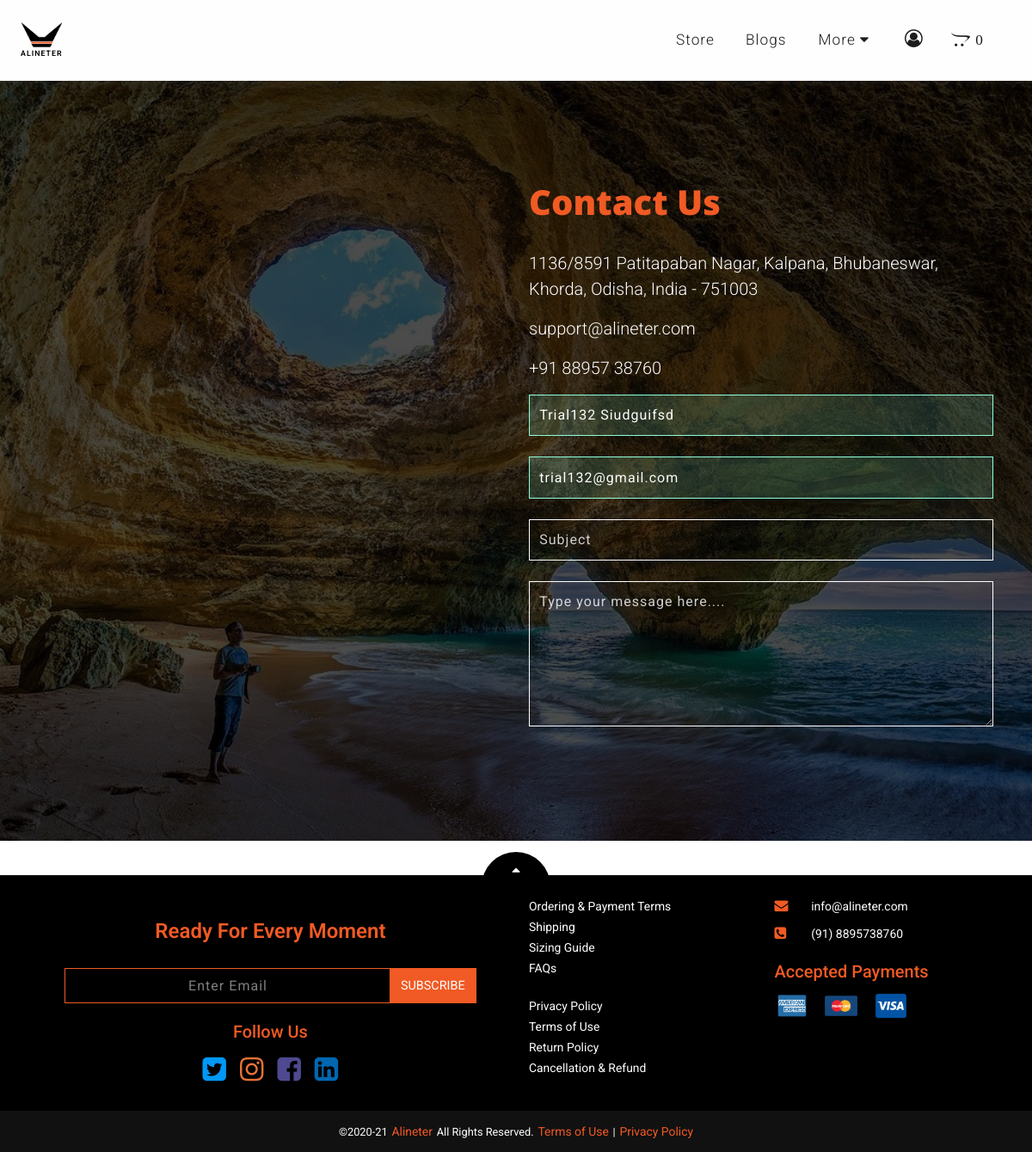
The app's page /company/contact/ (signed in) with its own data.
### company/models.py (models this page shows, shortened)
class CompanyEmailHelpline(models.Model):
	company = models.ForeignKey(Company, on_delete=models.CASCADE)
	helpline = models.CharField(verbose_name='Helpline Type', max_length=20)
	email = models.EmailField(verbose_name='Email')
	class Meta:
		verbose_name_plural = 'Company email helpline'

### accounts/models.py (models this page shows, shortened)
class User(AbstractBaseUser):
	id = models.UUIDField(default=uuid.uuid4, primary_key=True, unique=True, editable=False)
	email = models.EmailField(verbose_name='Email address', max_length=60, unique=True)
	username = models.CharField(verbose_name='Username', max_length=50, blank=True, null=True)
	first_name = models.CharField(verbose_name='First name', max_length=30)
	last_name = models.CharField(verbose_name='Last name', max_length=30)
	verified_user = models.BooleanField(verbose_name='Verfied User', default=False)
	date_joined = models.DateTimeField(verbose_name='Date joined', auto_now_add=True)
	last_login = models.DateTimeField(verbose_name='Last login', auto_now=True)
	is_admin = models.BooleanField(verbose_name='Admin', default=False)
	is_superuser = models.BooleanField(verbose_name='Superuser', default=False)
	is_active = models.BooleanField(verbose_name='Active user', default=True)
	is_staff = models.BooleanField(verbose_name='Staff', default=False)
	groups = models.ManyToManyField(Group)
	USERNAME_FIELD = 'email'
	REQUIRED_FIELDS = ['first_name', 'password']
	objects = UserManager()
	def get_full_name(self):
		return f'{self.first_name} {self.last_name if self.last_name else ""}'

### company/views.py (the view, shortened to what this page needs)
# urls.py: path('contact/', views.contact, name='contact'),
def contact(request):
	company = Company.objects.first()
	company_address = company.companyaddress.get_address()
	company_support_email = company.companyemailhelpline_set.all().get(helpline='support')
	company_telephone = company.companytelephonehelpline_set.all().get(helpline='call')
	context = {
		'address':company_address,
		'support_email': company_support_email,
		'telephone': company_telephone
	}
	return render(request, 'company/contact.html', context)

### company/models.py (called while the page is built)
	def get_address(self):
		return f'{self.street}, {self.city}, {self.district}, {self.state}, {self.country} - {self.pin}'

### company/templates/company/contact.html (shortened to what this page needs)
{% extends 'home/base.html' %}
{% load static %}
{% block css_link %}
  <link rel="stylesheet" type="text/css" href="{% static 'css/contact.css' %}?{% now 'U' %}">
{% endblock css_link %}
{% block page_content %}
  <section id="contact-us" class="w-100 scroll-reveal-content">
    <div class="overlay-bg"></div>
    <div class="container">
      <div class="row">
        <div class="col-lg-6 col-md-6 col-sm-12 order-lg-1 order-md-1 order-sm-2 left reach-us">
          <div class="container-fluid reach-us-wrapper reveal__from-top">
            <div class="company-direction-map load-gradient">
               <iframe src="https://www.google.com/maps/embed?pb=!1m18!1m12!1m3!1d3742.6132635498093!2d85.8593507142207!3d20.27486778641156!2m3!1f0!2f0!3f0!3m2!1i1024!2i768!4f13.1!3m3!1m2!1s0x3a19a1971bb4bf43%3A0x6e27b0b1679143be!2sAlineter%20Lifestyle%20Industry%20Private%20Limited!5e0!3m2!1sen!2sin!4v1618118704150!5m2!1sen!2sin" width="100%" height="670" style="border:0;" allowfullscreen="true" loading="lazy" class="gmap_canvas"  onload="this.parentElement.classList.remove('load-gradient')"></iframe>
            </div>
          </div>
        </div>
        <div class="col-lg-6 col-md-6 col-sm-12 order-lg-2 order-md-2 order-sm-1 right contact-us">
          <div class="d-flex flex-column contact-us-wrapper">
            <div class="head">
              <h1 class="reveal__from-bottom">Contact Us</h1>
            </div><br>
            <div class="support-detail">
              <p class="lead address reveal__from-bottom">{{ address }}</p>
              <p class="lead mail-support reveal__from-bottom">
                <a href="mailto:{{ support_email.email }}">{{ support_email.email }}</a>
              </p>
              <p class="lead telephone-support reveal__from-bottom">
                <a href="tel:+91 {{ telephone.telephone }}"></a>
              </p>
            </div>
            <div class="mail-us">
              {% if not messages %}
                <form method="post" action="{% url 'company:contact' %}" id="contact-us-form">
                  <div class="d-flex flex-column">
                    <div class="reveal__from-bottom">
                      {% if not request.user.is_authenticated %}
                        <input type="text" name="mailer-name" class="user-input input--s2 w-100" placeholder="Name Surname" spellcheck="false" onkeyup="ifValid(this, 0)" required/>
                      {% else %}
                        <input type="text" name="mailer-name" class="user-input input--s2 w-100 fulfilled--all" placeholder="Name Surname" spellcheck="false" onkeyup="ifValid(this, 0)" required value='{{ request.user.get_full_name }}' data-fulfill='true' readonly />
                      {% endif %}
                    </div><br>
                    <div class="reveal__from-bottom">
                      {% if not request.user.is_authenticated %}
                        <input type="email" name="mailer-email" class="user-input input--s2 w-100" placeholder="Email" spellcheck="false" onkeyup="ifValid(this, 2)" required/>
                      {% else %}
                        <input type="email" name="mailer-email" class="user-input input--s2 w-100 fulfilled--all" placeholder="Email" spellcheck="false" onkeyup="ifValid(this, 2)" required value='{{ request.user.email }}' data-fulfill='true' readonly />
                      {% endif %}
                    </div><br>
                    <div class="reveal__from-bottom">
                      <input type="text" name="mail-subject" class="user-input input--s2 w-100" placeholder="Subject" spellcheck="false" autocomplete="off" onkeyup="ifValid(this, 0)" required/>
                    </div><br>
                    <div class="reveal__from-bottom">
                      <textarea class="user-input textarea--s1 w-100 rounded-0" name="mail-content" spellcheck="false" rows=6 placeholder="Type your message here...." onkeyup="ifValid(this, 0)" required></textarea>
                    </div><br>
                  </div>
                </form>
              {% else %}
                {% for message in messages %}
                  <h1 class="txt-primary mt-5">{{ message }}</h1>
                {% endfor %}
              {% endif %}
            </div>
          </div>
        </div>
      </div>
    </div>
  </section>
{% endblock page_content %}

### static/css/style.css (style rules this page uses)
:root { --bg-primary:#F15A24; --bg-secondary:#000000; --bg-tertiary:#1C1C1C; --bg-grey:#707070; --bg-light:#FEFEFE; --ff-primary:'Nunito', sans-serif; --ff-secondary:'Nunito Sans', sans-serif; --ff-tertiary:'Open Sans', sans-serif; --ff-roboto:'Roboto', sans-serif; --lg-padding:5% 2.4%; --lg-padding-inverse:2.4% 5%; --md-padding:4% 1.4%; --md-padding-inverse:1.4% 4%; --sm-padding:2% 1%; --sm-padding-inverse:1% 2%; --facebook:#4E4990; --instagram:#E67135; --linkedin:#0067B1; --pinterest:#DC0000; --twitter:#0098F4; --whatsapp:#3FB031; }
body { padding:0; margin:0; }
.scroll-reveal-content { overflow:hidden; }

### static/css/input-styles.css (style rules this page uses)
.input--s1, .input--s2, .textarea--s1 { padding:0.7em; border:0; border-style:solid; }
.input--s2, .textarea--s1 { border-width:1px; border-radius:3px; }

### static/css/footer.css (style rules this page uses)
.input--s2 { border-radius:0; }

### static/css/contact.css (style rules this page uses)
section#contact-us { padding:var(--lg-padding); background-color:var(--bg-secondary); background-image:url("../images/explorer-bg-1-1280.jpg"); background-size:cover; background-repeat:no-repeat; background-position:center; position:relative; }
#contact-us :is(.overlay-bg) { position:absolute; top:0; left:0; width:100%; height:100%; background:rgba(0, 0, 0, 0.7); }
.reach-us, .contact-us { margin-top:5%; }
.contact-us .head > h1 { font-weight:800; color:var(--bg-primary); }
.support-detail p { color:var(--bg-light); }
.user-input { color:var(--bg-light); border-width:1.5px; border-color:var(--bg-light); letter-spacing:1.02px; background:transparent; }
.user-input::placeholder { color:var(--bg-light); opacity:0.8; }
.mail-support > a, .telephone-support > a { color:var(--bg-light); }
.gmap_canvas { overflow:hidden; height:650px; width:100%; }

### static/css/input-validation.css (style rules this page uses)
.fulfilled--all { background:rgba(140, 255, 218, 0.15); border-color:rgba(140, 255, 218, 1); }

### static/css/utility.css (style rules this page uses)
.btn, .fancy-effects::after, .input--s1, .input--s2, .textarea--s1, .input--s1::placeholder, .input--s2::placeholder, .textarea--s1::placeholder, #navigation, #slide-navigation, #navigation .nav-link, .site-links .nav-link, .logo-text, .toggle-btn, .bar, .scroll-horizontal.to-top > .btn, #footer .link, .usp-box, .usp-icon, .usp-tag, .q-product-card, .q-product-body, .q-product-card .q-product-img, .reviews-nav, .more-reviews-container, .toggle-pwd-eye, .step, .upload-media-btn :is( img, p), input[name="q"], input[name="q"] + .fa-times, .category-dropbtn > .fa-caret-down, .helpline, .rating-icon { transition:0.2s ease-in-out; }
.big-title, .small-title, .medium-title, .smaller-title, .subscriber-email, .illustration-head h2, #testimonial .heading, .review-card .reviewer-name, .contact-us .head > h1, #shareBlogModal .modal-title, #shareBlogModal #blog-sharelink, .policy-head--s1 h1, .policy-head--s2 h1, .policy-body h1 { font-family:var(--ff-tertiary); }
body, #footer, .input--s1, .input--s2, .textarea--s1, .profile-cards .director-designation, .blog-author-name span, .blog-pub-date { font-family:var(--ff-roboto); }

### records on screen
CompanyEmailHelpline: email "support@alineter.com"
User: mailer-name "Trial132 Siudguifsd", mailer-email "trial132@gmail.com"

### other values on screen
{{ address }} "1136/8591 Patitapaban Nagar, Kalpana, Bhubaneswar, Khorda, Odisha, India - 751003"
